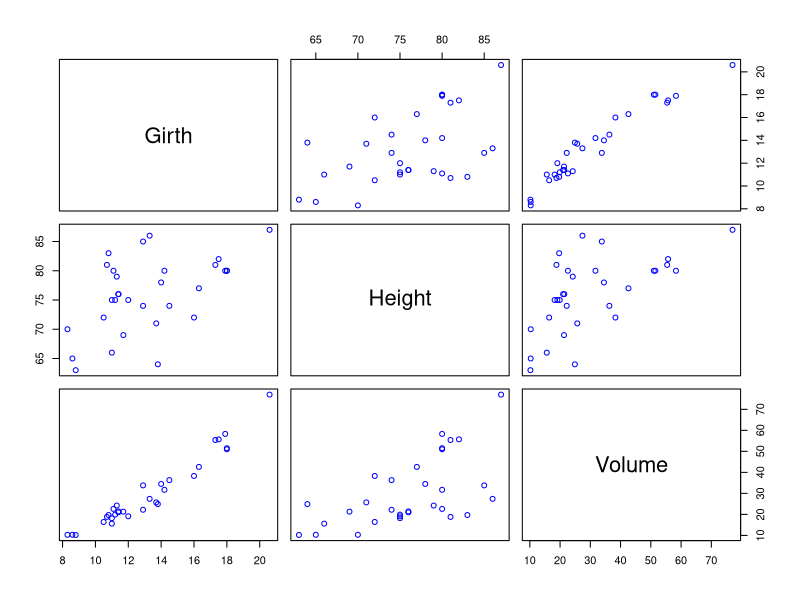

This figure's R source: (Note: this script raises an error after producing the figure.)
#-------------------------------------- example analysis ------------------------------------------#
library(tidyverse)
# plot original data to find out if they have obviously relationship
plot(trees, col = 'blue')
# dataMean <- c(mean(trees[,1]), mean(trees[,2]), mean(trees[,3]))

# run our bootstrap
# input data set is the trees, run for 1000 times, reponse variable is Height 
set.seed(2345)
testResult <- lmBoot(trees, 1000, response = "Height")
# plot the result 
boxplot(testResult[2:1000, 1], col = "darkgreen")
boxplot(testResult[2:1000, 2:3], col = "darkgreen")

hist(testResult[2:1000, 1], col = "slateblue4", main = 'intercept distribution')
hist(testResult[2:1000, 2], col = "slateblue4", main = 'Grith slope distribution')
hist(testResult[2:1000, 3], col = "slateblue4", main = 'Volume slope distribution')

# coef number for input data
inputCoef <- testResult[1, ]

# mean coef number for resampled data
testMean <- c(mean(testResult[2:1000, 1]), mean(testResult[2:1000,2]), mean(testResult[2:1000,3]))

# confidence interval by our bootstrap 
rbind(quantile(testResult[2:1000, 1], probs = c(0.025, 0.975)),
      quantile(testResult[2:1000, 2], probs = c(0.025, 0.975)),
      quantile(testResult[2:1000, 3], probs = c(0.025, 0.975)))

# write.csv(trees, "trees.csv")

 